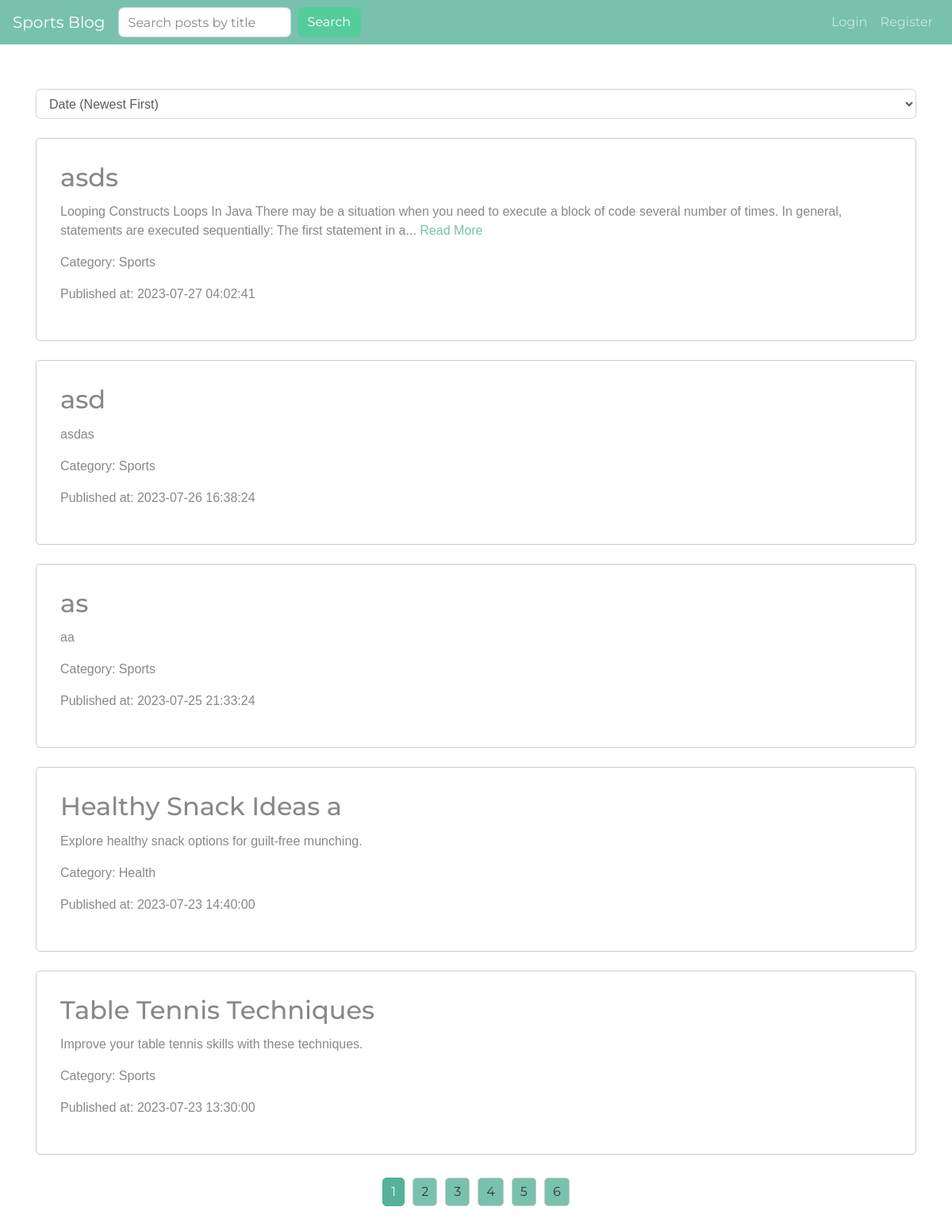
The page / on the database its author committed.
### tables this page shows
CREATE TABLE `posts` (
  `id` int NOT NULL AUTO_INCREMENT,
  `title` varchar(255) NOT NULL,
  `content` text NOT NULL,
  `category` varchar(50) NOT NULL,
  `created_at` datetime NOT NULL DEFAULT CURRENT_TIMESTAMP,
  PRIMARY KEY (`id`)
);

### index.php (the view, shortened to what this page needs)
<?php
$host = 'localhost:3306';
$username = 'root';
$password = '123456';
$db_name = 'sportblog';
$conn = mysqli_connect($host, $username, $password, $db_name);
$isLoggedIn = isset($_SESSION['user_id']);
$sql = "SELECT * FROM posts ORDER BY created_at DESC";
$result = mysqli_query($conn, $sql);
$posts_per_page = 5;
$total_posts = mysqli_num_rows($result);
$total_pages = ceil($total_posts / $posts_per_page);
$page = isset($_GET['page']) ? $_GET['page'] : 1;
$offset = ($page - 1) * $posts_per_page;
$sql = "SELECT * FROM posts ORDER BY created_at DESC LIMIT $offset, $posts_per_page";
if (isset($_GET['search'])) {
    $search = $_GET['search'];
    $sql = "SELECT * FROM posts WHERE title LIKE '%$search%' ORDER BY created_at DESC LIMIT $offset, $posts_per_page";
} else {
    $sort = isset($_GET['sort']) ? $_GET['sort'] : 'date_desc';
    switch ($sort) {
        default:
            $orderBy = 'created_at DESC';
    }
    $sql = "SELECT * FROM posts ORDER BY $orderBy LIMIT $offset, $posts_per_page";
}
$result = mysqli_query($conn, $sql);
?>
<!DOCTYPE html>
<html>
<head>
    <link rel="stylesheet" href="https://stackpath.bootstrapcdn.com/bootstrap/4.5.2/css/bootstrap.min.css">
    <link rel="stylesheet" href="https://bootswatch.com/4/minty/bootstrap.min.css">
    <link rel="stylesheet" type="text/css" href="style.css">
</head>
<body>
<nav class="navbar navbar-expand-lg navbar-dark bg-primary">
    <a class="navbar-brand" href="index.php">Sports Blog</a>
    <div class="search-bar searchForm">
        <form class="form-inline" method="get">
            <input type="text" class="form-control mr-2" name="search" id="search"
                   placeholder="Search posts by title">
            <button type="submit" class="btn btn-success">Search</button>
        </form>
    </div>
    <ul class="navbar-nav ml-auto">
        <?php if ($isLoggedIn) { ?>
            <li class="nav-item">
                <a class="nav-link" href="logout.php">Logout</a>
            </li>
        <?php } else { ?>
            <li class="nav-item">
                <a class="nav-link" href="#" data-toggle="modal" data-target="#loginModal">Login</a>
            </li>
            <li class="nav-item">
                <a class="nav-link" href="#" data-toggle="modal" data-target="#registerModal">Register</a>
            </li>
        <?php } ?>
    </ul>
</nav>
<main class="container mt-4">
    <div class="sort-bar ml-auto">
        <label class="text-white mr-2" for="sort">Sort by:</label>
        <select id="sort" class="form-control" onchange="sortPosts()">
            <option value="date_desc" <?php if ($sort === 'date_desc')
                echo 'selected'; ?>>Date (Newest First)
            </option>
        </select>
    </div>
    <?php while ($row = mysqli_fetch_assoc($result)) { ?>
        <div class="post card mt-4">
            <div class="card-body">
                <h2 class="card-title">
                    <?php echo $row['title']; ?>
                </h2>
                <p class="card-text">
                    <?php
                    $content = $row['content'];
                    $contentLength = strlen($content);
                    if ($contentLength > 200) {
                        $content = substr($content, 0, 200) . '...';
                        echo $content . ' <a href="post.php?id=' . $row['id'] . '">Read More</a>';
                    } else {
                        echo $content;
                    }
                    ?>
                </p>
                <p>Category:
                    <?php echo $row['category']; ?>
                </p>
                <p>Published at:
                    <?php echo $row['created_at']; ?>
                </p>
            </div>
        </div>
    <?php } ?>
    <div class="pagination mt-4">
        <?php for ($i = 1; $i <= $total_pages; $i++) { ?>
            <a href="?page=<?php echo $i; ?>" class="btn btn-primary <?php if ($i == $page)
                echo 'active'; ?>">
                <?php echo $i; ?>
            </a>
        <?php } ?>
    </div>
</main>
</body>
</html>

### style.css (style rules this page uses)
body { font-family: Arial, sans-serif; margin: 0; padding: 0; }
main { margin: 20px; }
.post { border: 1px solid #ccc; border-radius: 5px; padding: 10px; margin-bottom: 10px; }
.post h2 { margin-top: 0; }
.pagination { display: flex; justify-content: center; }
.pagination a { display: inline-block; margin: 5px; padding: 5px 10px; border: 1px solid #ccc; border-radius: 5px; text-decoration: none; color: #333; }
.pagination a.active { background-color: #ccc; }

### rows shown on the page
posts: title "asds", content "Looping Constructs Loops In Java There may be a situation when you need to execute a block of code several number of times. In general, statements are executed sequentially: The first statement in a...", category "Sports", created_at "2023-07-27 04:02:41"
posts: title "asd", content "asdas", category "Sports", created_at "2023-07-26 16:38:24"
posts: title "as", content "aa", category "Sports", created_at "2023-07-25 21:33:24"
posts: title "Healthy Snack Ideas a", content "Explore healthy snack options for guilt-free munching.", category "Health", created_at "2023-07-23 14:40:00"
posts: title "Table Tennis Techniques", content "Improve your table tennis skills with these techniques.", category "Sports", created_at "2023-07-23 13:30:00"
